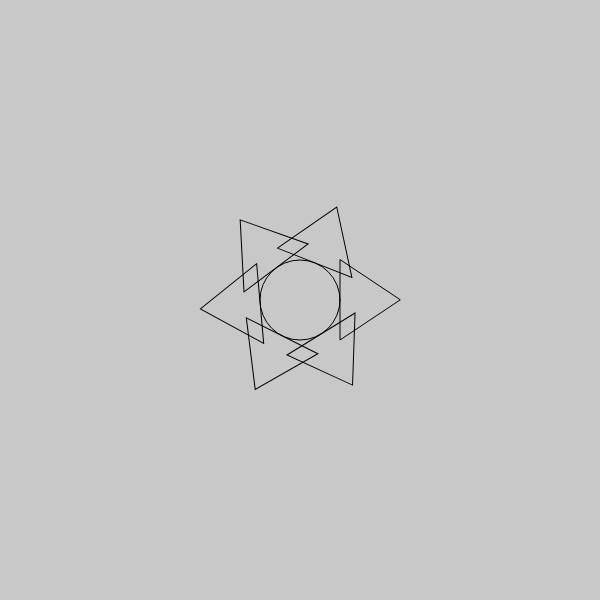
Frame 1 (no input)
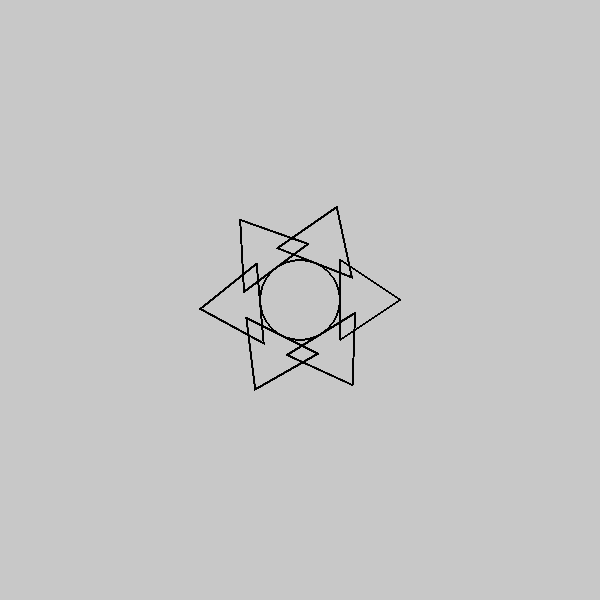
Frame 60 (no input)
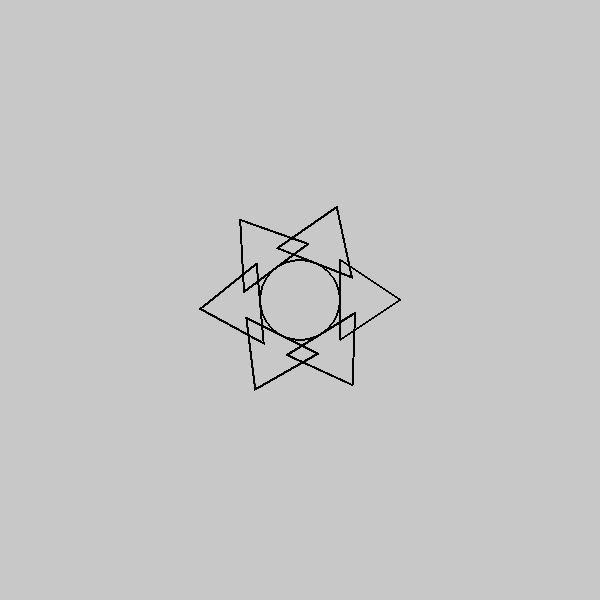
Frame 120 (the mouse pressed at the canvas centre since frame 60)

The p5.js sketch that drew these frames (run headless with seeded random() and noise() and a simulated clock; from frame 60 on, the mouse is pressed at the canvas centre):

// p5.js sketch
// ── sketch.js
var y = 100;

function setup(){
    createCanvas(600,600);
    background(200);
    noFill();
}

function draw(){
    
    var mappedRot = (mouseX,0,width,0,2*PI);
    
    push();
    translate(width/2,height/2);
    rotate(mappedRot);
    ellipse(0,0,80,80);
    pop();
    
    for(var i = 0; i < 6; i++){
        
        push();
        translate(300,300);
        rotate(i*45);
        triangle(40,-40,40,40,y,0);
        pop();
        
    }
    
    
}

function keyPressed(){
    
    if(keyCode == UP_ARROW){
        y += 10;
    }
    
}
